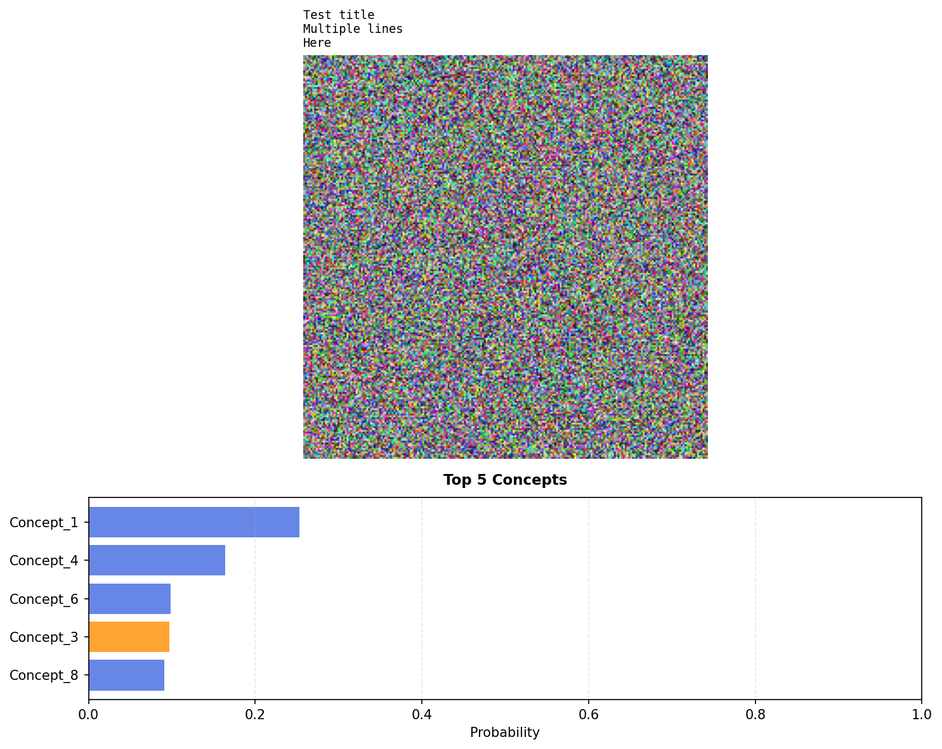
#> input picture test_layout.png, 942 x 749 px, shrunk from 1485 x 1182 before the run
$ python check_black_image.py test_layout.png
#> lines starting #> are read from the running program, lines starting #| are printed output that depends on the picture
#!/usr/bin/env python3
"""Quick script to check if an image is actually black."""
from PIL import Image
import numpy as np
import sys

img_path = sys.argv[1] if len(sys.argv) > 1 else '/home/igodzwon/Project_AI/data/691df1ee911f74393c53af8c/panorama/image_kDmg-De0yFP1Zwsal_dlzg.jpg'

img = Image.open(img_path)
#> img is the input picture: PIL image 942x749 RGBA; mean R, G, B, A 220.2, 220.6, 222.3, 255
arr = np.array(img)
print(f'Image: {img_path}')
print(f'Shape: {arr.shape}')
#| Shape: (749, 942, 4)
print(f'Pixel range: {arr.min()} to {arr.max()}')
#| Pixel range: 0 to 255
print(f'Mean: {arr.mean():.2f}, Std: {arr.std():.2f}')
#| Mean: 229.53, Std: 56.71

# Check the detection logic
if len(arr.shape) == 2:
    non_black = arr >= 10
else:
    non_black = np.any(arr[:, :, :3] >= 10, axis=2)
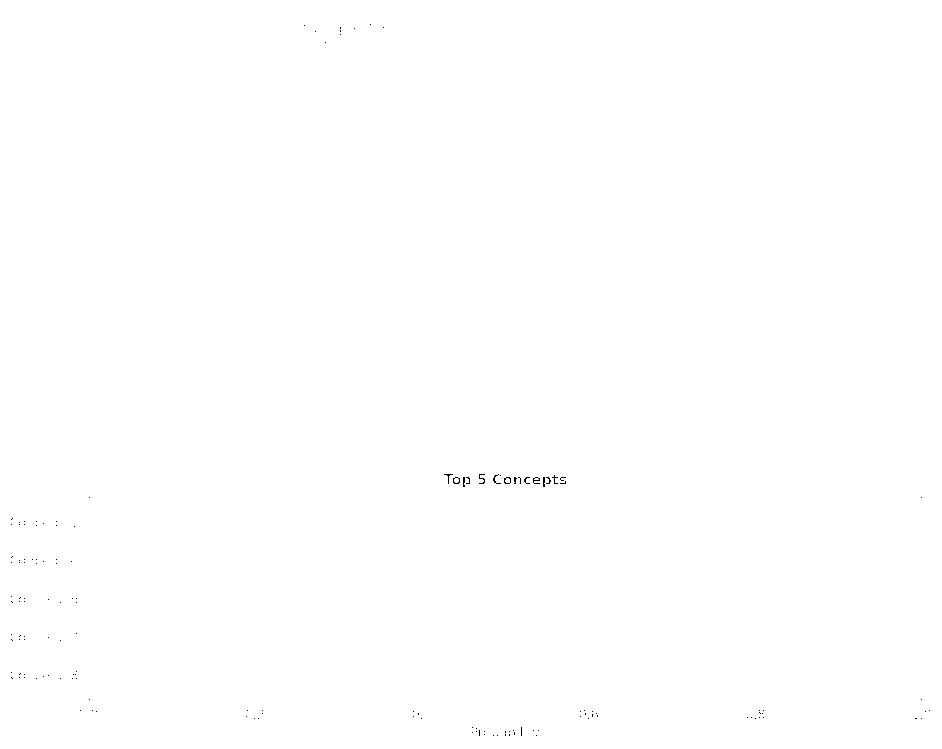
#> non_black: shape (749, 942) bool; 99.9% white; black in thin lines or dots

print(f'Non-black pixels (>=10): {np.sum(non_black):,} out of {non_black.size:,}')
#| Non-black pixels (>=10): 705,120 out of 705,558
print(f'Percentage non-black: {100 * np.sum(non_black) / non_black.size:.2f}%')
#| Percentage non-black: 99.94%
print(f'Is completely black: {not np.any(non_black)}')
#| Is completely black: False
